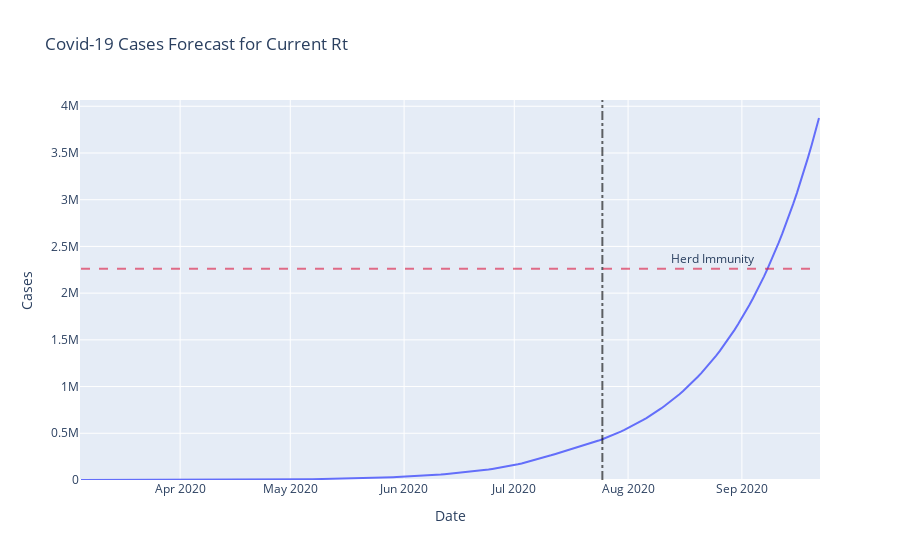

The cell this chart's notebook holds for it:
### Code cell
fig6 = px.line(current_forecast, x='Date', y='Cases',
               range_y=[0, max_future],
               title='Covid-19 Cases Forecast for Current Rt')
fig6.update_traces(hovertemplate=None)
fig6.update_layout(hovermode="x")

fig6.add_shape(
    type="line",
    xref="x",
    yref="y",
    x0=Xdt,
    y0=0,
    x1=Xdt,
    y1=max_future,
    opacity=0.6,
    line=dict(
        color="Black",
        width=2,
        dash='dashdot'
))

fig6.add_shape(
    type="line",
    xref="x",
    yref="y",
    x0=X0f,
    y0=immune,
    x1=X2f,
    y1=immune,
    opacity=0.6,
    line=dict(
        color="Crimson",
        width=2,
        dash='dash'
))

fig6.add_annotation(
            x=X1f,
            y=immune * 1.05,
            text="Herd Immunity",
            showarrow=False
)

fig6.show()

### Figure 1 — Plotly figure (JSON) as saved in the notebook; plotly's stock layout.template omitted (floating-point values rounded to 4 significant figures; data arrays with more than 128 entries replaced by an {"elided": "..."} marker saying what was removed)
{"data": [{"legendgroup": "", "line": {"color": "#636efa", "dash": "solid"}, "mode": "lines", "name": "", "showlegend": false, "type": "scatter", "x": {"elided": "200 str values"}, "xaxis": "x", "y": {"elided": "200 float values"}, "yaxis": "y"}], "layout": {"annotations": [{"showarrow": false, "text": "Herd Immunity", "x": "2020-08-24", "y": 2374000.0}], "hovermode": "x", "legend": {"tracegroupgap": 0}, "shapes": [{"line": {"color": "Black", "dash": "dashdot", "width": 2}, "opacity": 0.6, "type": "line", "x0": "2020-07-25", "x1": "2020-07-25", "xref": "x", "y0": 0, "y1": 4067000.0, "yref": "y"}, {"line": {"color": "Crimson", "dash": "dash", "width": 2}, "opacity": 0.6, "type": "line", "x0": "2020-03-05T00:00:00", "x1": "2020-09-22T00:00:00", "xref": "x", "y0": 2261000.0, "y1": 2261000.0, "yref": "y"}], "title": {"text": "Covid-19 Cases Forecast for Current Rt"}, "xaxis": {"anchor": "y", "domain": [0, 1], "title": {"text": "Date"}}, "yaxis": {"anchor": "x", "domain": [0, 1], "range": [0, 4067000.0], "title": {"text": "Cases"}}}}
